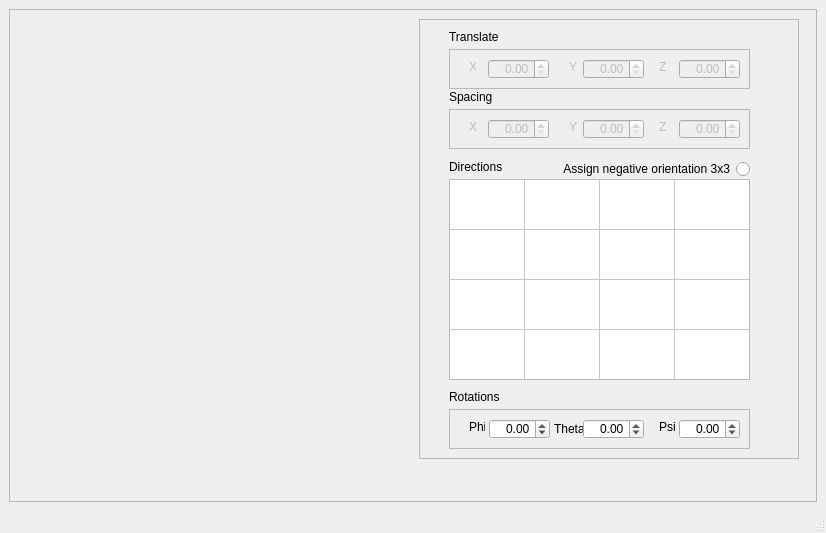
<?xml version="1.0" encoding="UTF-8"?>
<ui version="4.0">
 <class>MainWindow</class>
 <widget class="QMainWindow" name="MainWindow">
  <property name="geometry">
   <rect>
    <x>0</x>
    <y>0</y>
    <width>826</width>
    <height>533</height>
   </rect>
  </property>
  <property name="windowTitle">
   <string>MainWindow</string>
  </property>
  <widget class="QWidget" name="centralwidget">
   <layout class="QGridLayout" name="gridLayout">
    <item row="0" column="0">
     <widget class="QFrame" name="frame">
      <property name="frameShape">
       <enum>QFrame::StyledPanel</enum>
      </property>
      <property name="frameShadow">
       <enum>QFrame::Raised</enum>
      </property>
      <widget class="QFrame" name="frame_2">
       <property name="geometry">
        <rect>
         <x>410</x>
         <y>10</y>
         <width>380</width>
         <height>440</height>
        </rect>
       </property>
       <property name="minimumSize">
        <size>
         <width>380</width>
         <height>440</height>
        </size>
       </property>
       <property name="frameShape">
        <enum>QFrame::StyledPanel</enum>
       </property>
       <property name="frameShadow">
        <enum>QFrame::Raised</enum>
       </property>
       <widget class="QLabel" name="label">
        <property name="geometry">
         <rect>
          <x>30</x>
          <y>10</y>
          <width>71</width>
          <height>16</height>
         </rect>
        </property>
        <property name="text">
         <string>Translate</string>
        </property>
       </widget>
       <widget class="QLabel" name="label_2">
        <property name="geometry">
         <rect>
          <x>30</x>
          <y>140</y>
          <width>71</width>
          <height>16</height>
         </rect>
        </property>
        <property name="text">
         <string>Directions</string>
        </property>
       </widget>
       <widget class="QTableWidget" name="m_pTableWidget">
        <property name="geometry">
         <rect>
          <x>30</x>
          <y>160</y>
          <width>301</width>
          <height>201</height>
         </rect>
        </property>
        <property name="toolTip">
         <string/>
        </property>
        <property name="verticalScrollBarPolicy">
         <enum>Qt::ScrollBarAlwaysOff</enum>
        </property>
        <property name="horizontalScrollBarPolicy">
         <enum>Qt::ScrollBarAlwaysOff</enum>
        </property>
        <property name="showGrid">
         <bool>true</bool>
        </property>
        <attribute name="horizontalHeaderVisible">
         <bool>false</bool>
        </attribute>
        <attribute name="horizontalHeaderDefaultSectionSize">
         <number>75</number>
        </attribute>
        <attribute name="horizontalHeaderHighlightSections">
         <bool>false</bool>
        </attribute>
        <attribute name="horizontalHeaderMinimumSectionSize">
         <number>75</number>
        </attribute>
        <attribute name="verticalHeaderVisible">
         <bool>false</bool>
        </attribute>
        <attribute name="verticalHeaderDefaultSectionSize">
         <number>50</number>
        </attribute>
        <attribute name="verticalHeaderHighlightSections">
         <bool>false</bool>
        </attribute>
        <attribute name="verticalHeaderMinimumSectionSize">
         <number>50</number>
        </attribute>
        <row>
         <property name="text">
          <string>New Row</string>
         </property>
        </row>
        <row>
         <property name="text">
          <string>New Row</string>
         </property>
        </row>
        <row>
         <property name="text">
          <string>New Row</string>
         </property>
        </row>
        <row>
         <property name="text">
          <string>New Row</string>
         </property>
        </row>
        <column>
         <property name="text">
          <string>New Column</string>
         </property>
        </column>
        <column>
         <property name="text">
          <string>New Column</string>
         </property>
        </column>
        <column>
         <property name="text">
          <string>New Column</string>
         </property>
        </column>
        <column>
         <property name="text">
          <string>New Column</string>
         </property>
        </column>
       </widget>
       <widget class="QLabel" name="label_3">
        <property name="geometry">
         <rect>
          <x>30</x>
          <y>70</y>
          <width>71</width>
          <height>16</height>
         </rect>
        </property>
        <property name="text">
         <string>Spacing</string>
        </property>
       </widget>
       <widget class="QFrame" name="frame_3">
        <property name="enabled">
         <bool>false</bool>
        </property>
        <property name="geometry">
         <rect>
          <x>30</x>
          <y>30</y>
          <width>301</width>
          <height>40</height>
         </rect>
        </property>
        <property name="frameShape">
         <enum>QFrame::StyledPanel</enum>
        </property>
        <property name="frameShadow">
         <enum>QFrame::Raised</enum>
        </property>
        <widget class="QDoubleSpinBox" name="m_pDoubleSpinBoxTX">
         <property name="geometry">
          <rect>
           <x>39</x>
           <y>10</y>
           <width>61</width>
           <height>20</height>
          </rect>
         </property>
         <property name="alignment">
          <set>Qt::AlignRight|Qt::AlignTrailing|Qt::AlignVCenter</set>
         </property>
         <property name="maximum">
          <double>9999.989999999999782</double>
         </property>
        </widget>
        <widget class="QLabel" name="label_4">
         <property name="geometry">
          <rect>
           <x>20</x>
           <y>10</y>
           <width>16</width>
           <height>16</height>
          </rect>
         </property>
         <property name="text">
          <string>X</string>
         </property>
        </widget>
        <widget class="QLabel" name="label_5">
         <property name="geometry">
          <rect>
           <x>120</x>
           <y>10</y>
           <width>16</width>
           <height>16</height>
          </rect>
         </property>
         <property name="text">
          <string>Y</string>
         </property>
        </widget>
        <widget class="QLabel" name="label_6">
         <property name="geometry">
          <rect>
           <x>210</x>
           <y>10</y>
           <width>16</width>
           <height>16</height>
          </rect>
         </property>
         <property name="text">
          <string>Z</string>
         </property>
        </widget>
        <widget class="QDoubleSpinBox" name="m_pDoubleSpinBoxTY">
         <property name="geometry">
          <rect>
           <x>134</x>
           <y>10</y>
           <width>61</width>
           <height>20</height>
          </rect>
         </property>
         <property name="alignment">
          <set>Qt::AlignRight|Qt::AlignTrailing|Qt::AlignVCenter</set>
         </property>
         <property name="maximum">
          <double>9999.989999999999782</double>
         </property>
        </widget>
        <widget class="QDoubleSpinBox" name="m_pDoubleSpinBoxTZ">
         <property name="geometry">
          <rect>
           <x>230</x>
           <y>10</y>
           <width>61</width>
           <height>20</height>
          </rect>
         </property>
         <property name="alignment">
          <set>Qt::AlignRight|Qt::AlignTrailing|Qt::AlignVCenter</set>
         </property>
         <property name="maximum">
          <double>9999.989999999999782</double>
         </property>
        </widget>
       </widget>
       <widget class="QFrame" name="frame_4">
        <property name="enabled">
         <bool>false</bool>
        </property>
        <property name="geometry">
         <rect>
          <x>30</x>
          <y>90</y>
          <width>301</width>
          <height>40</height>
         </rect>
        </property>
        <property name="frameShape">
         <enum>QFrame::StyledPanel</enum>
        </property>
        <property name="frameShadow">
         <enum>QFrame::Raised</enum>
        </property>
        <widget class="QDoubleSpinBox" name="m_pDoubleSpinBoxSX">
         <property name="geometry">
          <rect>
           <x>39</x>
           <y>10</y>
           <width>61</width>
           <height>20</height>
          </rect>
         </property>
         <property name="alignment">
          <set>Qt::AlignRight|Qt::AlignTrailing|Qt::AlignVCenter</set>
         </property>
         <property name="maximum">
          <double>9999.989999999999782</double>
         </property>
        </widget>
        <widget class="QLabel" name="label_10">
         <property name="geometry">
          <rect>
           <x>20</x>
           <y>10</y>
           <width>16</width>
           <height>16</height>
          </rect>
         </property>
         <property name="text">
          <string>X</string>
         </property>
        </widget>
        <widget class="QLabel" name="label_11">
         <property name="geometry">
          <rect>
           <x>120</x>
           <y>10</y>
           <width>16</width>
           <height>16</height>
          </rect>
         </property>
         <property name="text">
          <string>Y</string>
         </property>
        </widget>
        <widget class="QLabel" name="label_12">
         <property name="geometry">
          <rect>
           <x>210</x>
           <y>10</y>
           <width>16</width>
           <height>16</height>
          </rect>
         </property>
         <property name="text">
          <string>Z</string>
         </property>
        </widget>
        <widget class="QDoubleSpinBox" name="m_pDoubleSpinBoxSY">
         <property name="geometry">
          <rect>
           <x>134</x>
           <y>10</y>
           <width>61</width>
           <height>20</height>
          </rect>
         </property>
         <property name="alignment">
          <set>Qt::AlignRight|Qt::AlignTrailing|Qt::AlignVCenter</set>
         </property>
         <property name="maximum">
          <double>9999.989999999999782</double>
         </property>
        </widget>
        <widget class="QDoubleSpinBox" name="m_pDoubleSpinBoxSX_2">
         <property name="geometry">
          <rect>
           <x>230</x>
           <y>10</y>
           <width>61</width>
           <height>20</height>
          </rect>
         </property>
         <property name="alignment">
          <set>Qt::AlignRight|Qt::AlignTrailing|Qt::AlignVCenter</set>
         </property>
         <property name="maximum">
          <double>9999.989999999999782</double>
         </property>
        </widget>
       </widget>
       <widget class="QFrame" name="frame_5">
        <property name="geometry">
         <rect>
          <x>30</x>
          <y>390</y>
          <width>301</width>
          <height>40</height>
         </rect>
        </property>
        <property name="frameShape">
         <enum>QFrame::StyledPanel</enum>
        </property>
        <property name="frameShadow">
         <enum>QFrame::Raised</enum>
        </property>
        <widget class="QDoubleSpinBox" name="m_pDoubleSpinBoxRotPhi">
         <property name="geometry">
          <rect>
           <x>40</x>
           <y>10</y>
           <width>61</width>
           <height>20</height>
          </rect>
         </property>
         <property name="alignment">
          <set>Qt::AlignRight|Qt::AlignTrailing|Qt::AlignVCenter</set>
         </property>
         <property name="minimum">
          <double>-9999.989999999999782</double>
         </property>
         <property name="maximum">
          <double>9999.989999999999782</double>
         </property>
         <property name="singleStep">
          <double>0.010000000000000</double>
         </property>
        </widget>
        <widget class="QLabel" name="label_13">
         <property name="geometry">
          <rect>
           <x>20</x>
           <y>10</y>
           <width>16</width>
           <height>16</height>
          </rect>
         </property>
         <property name="text">
          <string>Phi</string>
         </property>
        </widget>
        <widget class="QLabel" name="label_14">
         <property name="geometry">
          <rect>
           <x>105</x>
           <y>10</y>
           <width>31</width>
           <height>20</height>
          </rect>
         </property>
         <property name="text">
          <string>Theta</string>
         </property>
        </widget>
        <widget class="QLabel" name="label_15">
         <property name="geometry">
          <rect>
           <x>210</x>
           <y>10</y>
           <width>16</width>
           <height>16</height>
          </rect>
         </property>
         <property name="text">
          <string>Psi</string>
         </property>
        </widget>
        <widget class="QDoubleSpinBox" name="m_pDoubleSpinBoxRotTheta">
         <property name="geometry">
          <rect>
           <x>134</x>
           <y>10</y>
           <width>61</width>
           <height>20</height>
          </rect>
         </property>
         <property name="alignment">
          <set>Qt::AlignRight|Qt::AlignTrailing|Qt::AlignVCenter</set>
         </property>
         <property name="minimum">
          <double>-9999.989999999999782</double>
         </property>
         <property name="maximum">
          <double>9999.989999999999782</double>
         </property>
         <property name="singleStep">
          <double>0.010000000000000</double>
         </property>
        </widget>
        <widget class="QDoubleSpinBox" name="m_pDoubleSpinBoxRotPsi">
         <property name="geometry">
          <rect>
           <x>230</x>
           <y>10</y>
           <width>61</width>
           <height>20</height>
          </rect>
         </property>
         <property name="alignment">
          <set>Qt::AlignRight|Qt::AlignTrailing|Qt::AlignVCenter</set>
         </property>
         <property name="minimum">
          <double>-9999.989999999999782</double>
         </property>
         <property name="maximum">
          <double>9999.989999999999782</double>
         </property>
         <property name="singleStep">
          <double>0.010000000000000</double>
         </property>
        </widget>
       </widget>
       <widget class="QLabel" name="label_7">
        <property name="geometry">
         <rect>
          <x>30</x>
          <y>370</y>
          <width>71</width>
          <height>16</height>
         </rect>
        </property>
        <property name="text">
         <string>Rotations</string>
        </property>
       </widget>
       <widget class="QRadioButton" name="m_pRadioButtonInterpretNegativeOrientation3x3">
        <property name="geometry">
         <rect>
          <x>100</x>
          <y>140</y>
          <width>231</width>
          <height>20</height>
         </rect>
        </property>
        <property name="toolTip">
         <string comment="This means in reality the first 3x3 elements will be treated as oposite sign values " extracomment="This means in reality the first 3x3 elements will be treated as oposite sign values "/>
        </property>
        <property name="statusTip">
         <string/>
        </property>
        <property name="whatsThis">
         <string comment="This means in reality the first 3x3 elements will be treated as negative values " extracomment="This means in reality the first 3x3 elements will be treated as negative values "/>
        </property>
        <property name="accessibleName">
         <string/>
        </property>
        <property name="accessibleDescription">
         <string/>
        </property>
        <property name="layoutDirection">
         <enum>Qt::RightToLeft</enum>
        </property>
        <property name="text">
         <string>Assign negative orientation 3x3</string>
        </property>
       </widget>
      </widget>
      <widget class="QtSimpleOpenGLBox" name="m_pQtSimpleOpenGLBox" native="true">
       <property name="geometry">
        <rect>
         <x>9</x>
         <y>19</y>
         <width>391</width>
         <height>431</height>
        </rect>
       </property>
      </widget>
     </widget>
    </item>
   </layout>
  </widget>
  <widget class="QMenuBar" name="menubar">
   <property name="geometry">
    <rect>
     <x>0</x>
     <y>0</y>
     <width>826</width>
     <height>22</height>
    </rect>
   </property>
  </widget>
  <widget class="QStatusBar" name="statusbar"/>
 </widget>
 <customwidgets>
  <customwidget>
   <class>QtSimpleOpenGLBox</class>
   <extends>QWidget</extends>
   <header location="global">QtSimpleOpenGLBox.h</header>
   <container>1</container>
  </customwidget>
 </customwidgets>
 <resources/>
 <connections/>
</ui>
